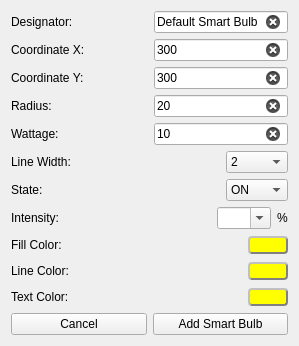
     <widget class="QWidget" name="tab_3">
      <attribute name="title">
       <string>Smart Bulb</string>
      </attribute>
      <layout class="QGridLayout" name="gridLayout_5">
       <item row="0" column="0">
        <layout class="QHBoxLayout" name="horizontalLayout_15">
         <item>
          <widget class="QLabel" name="labelSmartBulb_Designator">
           <property name="text">
            <string>Designator:</string>
           </property>
          </widget>
         </item>
         <item>
          <spacer name="horizontalSpacer_15">
           <property name="orientation">
            <enum>Qt::Horizontal</enum>
           </property>
           <property name="sizeHint" stdset="0">
            <size>
             <width>75</width>
             <height>20</height>
            </size>
           </property>
          </spacer>
         </item>
         <item>
          <widget class="QLineEdit" name="lineSmartBulb_Designator">
           <property name="text">
            <string>Default Smart Bulb</string>
           </property>
           <property name="maxLength">
            <number>50</number>
           </property>
           <property name="readOnly">
            <bool>false</bool>
           </property>
           <property name="clearButtonEnabled">
            <bool>true</bool>
           </property>
          </widget>
         </item>
        </layout>
       </item>
       <item row="1" column="0">
        <layout class="QHBoxLayout" name="horizontalLayout_16">
         <item>
          <widget class="QLabel" name="labelSmartBulb_X">
           <property name="text">
            <string>Coordinate X:</string>
           </property>
          </widget>
         </item>
         <item>
          <spacer name="horizontalSpacer_16">
           <property name="orientation">
            <enum>Qt::Horizontal</enum>
           </property>
           <property name="sizeHint" stdset="0">
            <size>
             <width>60</width>
             <height>20</height>
            </size>
           </property>
          </spacer>
         </item>
         <item>
          <widget class="QLineEdit" name="lineSmartBulb_X">
           <property name="text">
            <string>300</string>
           </property>
           <property name="maxLength">
            <number>4</number>
           </property>
           <property name="clearButtonEnabled">
            <bool>true</bool>
           </property>
          </widget>
         </item>
        </layout>
       </item>
       <item row="2" column="0">
        <layout class="QHBoxLayout" name="horizontalLayout_17">
         <item>
          <widget class="QLabel" name="labelSmartBulb_Y">
           <property name="text">
            <string>Coordinate Y:</string>
           </property>
          </widget>
         </item>
         <item>
          <spacer name="horizontalSpacer_17">
           <property name="orientation">
            <enum>Qt::Horizontal</enum>
           </property>
           <property name="sizeHint" stdset="0">
            <size>
             <width>60</width>
             <height>20</height>
            </size>
           </property>
          </spacer>
         </item>
         <item>
          <widget class="QLineEdit" name="lineSmartBulb_Y">
           <property name="text">
            <string>300</string>
           </property>
           <property name="maxLength">
            <number>4</number>
           </property>
           <property name="clearButtonEnabled">
            <bool>true</bool>
           </property>
          </widget>
         </item>
        </layout>
       </item>
       <item row="3" column="0">
        <layout class="QHBoxLayout" name="horizontalLayout_19">
         <item>
          <widget class="QLabel" name="labelSmartBulb_Radius">
           <property name="text">
            <string>Radius:</string>
           </property>
          </widget>
         </item>
         <item>
          <spacer name="horizontalSpacer_19">
           <property name="orientation">
            <enum>Qt::Horizontal</enum>
           </property>
           <property name="sizeHint" stdset="0">
            <size>
             <width>90</width>
             <height>20</height>
            </size>
           </property>
          </spacer>
         </item>
         <item>
          <widget class="QLineEdit" name="lineSmartBulb_Radius">
           <property name="text">
            <string>20</string>
           </property>
           <property name="maxLength">
            <number>3</number>
           </property>
           <property name="clearButtonEnabled">
            <bool>true</bool>
           </property>
          </widget>
         </item>
        </layout>
       </item>
       <item row="4" column="0">
        <layout class="QHBoxLayout" name="horizontalLayout_20">
         <item>
          <widget class="QLabel" name="labelSmartBulb_Wattage">
           <property name="text">
            <string>Wattage:</string>
           </property>
          </widget>
         </item>
         <item>
          <spacer name="horizontalSpacer_20">
           <property name="orientation">
            <enum>Qt::Horizontal</enum>
           </property>
           <property name="sizeHint" stdset="0">
            <size>
             <width>80</width>
             <height>20</height>
            </size>
           </property>
          </spacer>
         </item>
         <item>
          <widget class="QLineEdit" name="lineSmartBulb_Wattage">
           <property name="text">
            <string>10</string>
           </property>
           <property name="maxLength">
            <number>5</number>
           </property>
           <property name="clearButtonEnabled">
            <bool>true</bool>
           </property>
          </widget>
         </item>
        </layout>
       </item>
       <item row="5" column="0">
        <layout class="QHBoxLayout" name="horizontalLayout_18">
         <item>
          <widget class="QLabel" name="labelSmartBulb_LineWidth">
           <property name="text">
            <string>Line Width: </string>
           </property>
          </widget>
         </item>
         <item>
          <spacer name="horizontalSpacer_18">
           <property name="orientation">
            <enum>Qt::Horizontal</enum>
           </property>
           <property name="sizeHint" stdset="0">
            <size>
             <width>30</width>
             <height>20</height>
            </size>
           </property>
          </spacer>
         </item>
         <item>
          <widget class="QComboBox" name="comboSmartBulb_LineWidth">
           <property name="cursor">
            <cursorShape>PointingHandCursor</cursorShape>
           </property>
           <property name="editable">
            <bool>false</bool>
           </property>
           <property name="currentText">
            <string>2</string>
           </property>
           <property name="currentIndex">
            <number>1</number>
           </property>
           <property name="maxVisibleItems">
            <number>10</number>
           </property>
           <property name="maxCount">
            <number>10</number>
           </property>
           <property name="insertPolicy">
            <enum>QComboBox::NoInsert</enum>
           </property>
           <property name="sizeAdjustPolicy">
            <enum>QComboBox::AdjustToMinimumContentsLength</enum>
           </property>
           <property name="minimumContentsLength">
            <number>4</number>
           </property>
           <item>
            <property name="text">
             <string>1</string>
            </property>
           </item>
           <item>
            <property name="text">
             <string>2</string>
            </property>
           </item>
           <item>
            <property name="text">
             <string>3</string>
            </property>
           </item>
           <item>
            <property name="text">
             <string>4</string>
            </property>
           </item>
           <item>
            <property name="text">
             <string>5</string>
            </property>
           </item>
           <item>
            <property name="text">
             <string>6</string>
            </property>
           </item>
           <item>
            <property name="text">
             <string>7</string>
            </property>
           </item>
           <item>
            <property name="text">
             <string>8</string>
            </property>
           </item>
           <item>
            <property name="text">
             <string>9</string>
            </property>
           </item>
           <item>
            <property name="text">
             <string>10</string>
            </property>
           </item>
          </widget>
         </item>
        </layout>
       </item>
       <item row="6" column="0">
        <layout class="QHBoxLayout" name="horizontalLayout_21">
         <item>
          <widget class="QLabel" name="labelSmartBulb_State">
           <property name="text">
            <string>State:</string>
           </property>
          </widget>
         </item>
         <item>
          <spacer name="horizontalSpacer_21">
           <property name="orientation">
            <enum>Qt::Horizontal</enum>
           </property>
           <property name="sizeHint" stdset="0">
            <size>
             <width>100</width>
             <height>20</height>
            </size>
           </property>
          </spacer>
         </item>
         <item>
          <widget class="QComboBox" name="comboSmartBulb_State">
           <property name="editable">
            <bool>false</bool>
           </property>
           <property name="maxVisibleItems">
            <number>2</number>
           </property>
           <property name="maxCount">
            <number>2</number>
           </property>
           <property name="insertPolicy">
            <enum>QComboBox::NoInsert</enum>
           </property>
           <property name="sizeAdjustPolicy">
            <enum>QComboBox::AdjustToMinimumContentsLength</enum>
           </property>
           <property name="minimumContentsLength">
            <number>4</number>
           </property>
           <property name="iconSize">
            <size>
             <width>16</width>
             <height>16</height>
            </size>
           </property>
           <property name="frame">
            <bool>true</bool>
           </property>
           <item>
            <property name="text">
             <string>ON</string>
            </property>
           </item>
           <item>
            <property name="text">
             <string>OFF</string>
            </property>
           </item>
          </widget>
         </item>
        </layout>
       </item>
       <item row="7" column="0">
        <layout class="QHBoxLayout" name="horizontalLayout_13">
         <item>
          <widget class="QLabel" name="labelSmartBulb_Intensity">
           <property name="text">
            <string>Intensity:</string>
           </property>
          </widget>
         </item>
         <item>
          <spacer name="horizontalSpacer_13">
           <property name="orientation">
            <enum>Qt::Horizontal</enum>
           </property>
           <property name="sizeHint" stdset="0">
            <size>
             <width>40</width>
             <height>20</height>
            </size>
           </property>
          </spacer>
         </item>
         <item>
          <widget class="QComboBox" name="comboSmartBulb_Intensity">
           <property name="enabled">
            <bool>true</bool>
           </property>
           <property name="cursor">
            <cursorShape>PointingHandCursor</cursorShape>
           </property>
           <property name="editable">
            <bool>true</bool>
           </property>
           <property name="currentText">
            <string/>
           </property>
           <property name="currentIndex">
            <number>-1</number>
           </property>
           <property name="maxVisibleItems">
            <number>20</number>
           </property>
           <property name="maxCount">
            <number>100</number>
           </property>
           <property name="insertPolicy">
            <enum>QComboBox::InsertAtBottom</enum>
           </property>
           <property name="sizeAdjustPolicy">
            <enum>QComboBox::AdjustToMinimumContentsLength</enum>
           </property>
           <property name="minimumContentsLength">
            <number>3</number>
           </property>
           <property name="frame">
            <bool>true</bool>
           </property>
          </widget>
         </item>
         <item>
          <widget class="QLabel" name="percent">
           <property name="text">
            <string>%</string>
           </property>
          </widget>
         </item>
        </layout>
       </item>
       <item row="8" column="0">
        <layout class="QHBoxLayout" name="horizontalLayout_37">
         <item>
          <widget class="QLabel" name="labelSmartBulb_fillColor">
           <property name="text">
            <string>Fill Color:</string>
           </property>
          </widget>
         </item>
         <item>
          <spacer name="horizontalSpacer_33">
           <property name="orientation">
            <enum>Qt::Horizontal</enum>
           </property>
           <property name="sizeHint" stdset="0">
            <size>
             <width>40</width>
             <height>20</height>
            </size>
           </property>
          </spacer>
         </item>
         <item>
          <widget class="QPushButton" name="fillColorButton_smart">
           <property name="minimumSize">
            <size>
             <width>40</width>
             <height>0</height>
            </size>
           </property>
           <property name="styleSheet">
            <string notr="true">    	background-color: rgb(255,255,0);
    	border-style: outset;
	border-radius: 4px;
    	border-width: 2px;
    	border-color: gray;</string>
           </property>
           <property name="text">
            <string/>
           </property>
           <property name="autoDefault">
            <bool>false</bool>
           </property>
          </widget>
         </item>
        </layout>
       </item>
       <item row="9" column="0">
        <layout class="QHBoxLayout" name="horizontalLayout_38">
         <item>
          <widget class="QLabel" name="labelSmartBulb_lineColor">
           <property name="text">
            <string>Line Color:</string>
           </property>
          </widget>
         </item>
         <item>
          <spacer name="horizontalSpacer_35">
           <property name="orientation">
            <enum>Qt::Horizontal</enum>
           </property>
           <property name="sizeHint" stdset="0">
            <size>
             <width>40</width>
             <height>20</height>
            </size>
           </property>
          </spacer>
         </item>
         <item>
          <widget class="QPushButton" name="lineColorButton_smart">
           <property name="minimumSize">
            <size>
             <width>40</width>
             <height>0</height>
            </size>
           </property>
           <property name="styleSheet">
            <string notr="true">    	background-color: rgb(255,255,0);
    	border-style: outset;
	border-radius: 4px;    
	border-width: 2px;
    	border-color: gray;</string>
           </property>
           <property name="text">
            <string/>
           </property>
           <property name="autoDefault">
            <bool>false</bool>
           </property>
          </widget>
         </item>
        </layout>
       </item>
       <item row="10" column="0">
        <layout class="QHBoxLayout" name="horizontalLayout_39">
         <item>
          <widget class="QLabel" name="labelSmartBulb_textColor">
           <property name="text">
            <string>Text Color:</string>
           </property>
          </widget>
         </item>
         <item>
          <spacer name="horizontalSpacer_34">
           <property name="orientation">
            <enum>Qt::Horizontal</enum>
           </property>
           <property name="sizeHint" stdset="0">
            <size>
             <width>40</width>
             <height>20</height>
            </size>
           </property>
          </spacer>
         </item>
         <item>
          <widget class="QPushButton" name="textColorButton_smart">
           <property name="minimumSize">
            <size>
             <width>40</width>
             <height>0</height>
            </size>
           </property>
           <property name="styleSheet">
            <string notr="true">    	background-color: rgb(255,255,0);
    	border-style: outset;
	border-radius: 4px;
    	border-width: 2px;
    	border-color: gray;</string>
           </property>
           <property name="text">
            <string/>
           </property>
           <property name="autoDefault">
            <bool>false</bool>
           </property>
          </widget>
         </item>
        </layout>
       </item>
       <item row="11" column="0">
        <layout class="QHBoxLayout" name="horizontalLayout_14">
         <item>
          <widget class="QPushButton" name="CancelSmartBulb">
           <property name="text">
            <string>Cancel</string>
           </property>
           <property name="autoDefault">
            <bool>false</bool>
           </property>
          </widget>
         </item>
         <item>
          <widget class="QPushButton" name="AddSmartBulb">
           <property name="enabled">
            <bool>true</bool>
           </property>
           <property name="accessibleName">
            <string/>
           </property>
           <property name="inputMethodHints">
            <set>Qt::ImhNone</set>
           </property>
           <property name="text">
            <string>Add Smart Bulb</string>
           </property>
           <property name="checkable">
            <bool>false</bool>
           </property>
           <property name="autoDefault">
            <bool>true</bool>
           </property>
           <property name="default">
            <bool>false</bool>
           </property>
           <property name="flat">
            <bool>false</bool>
           </property>
          </widget>
         </item>
        </layout>
       </item>
      </layout>
     </widget>
